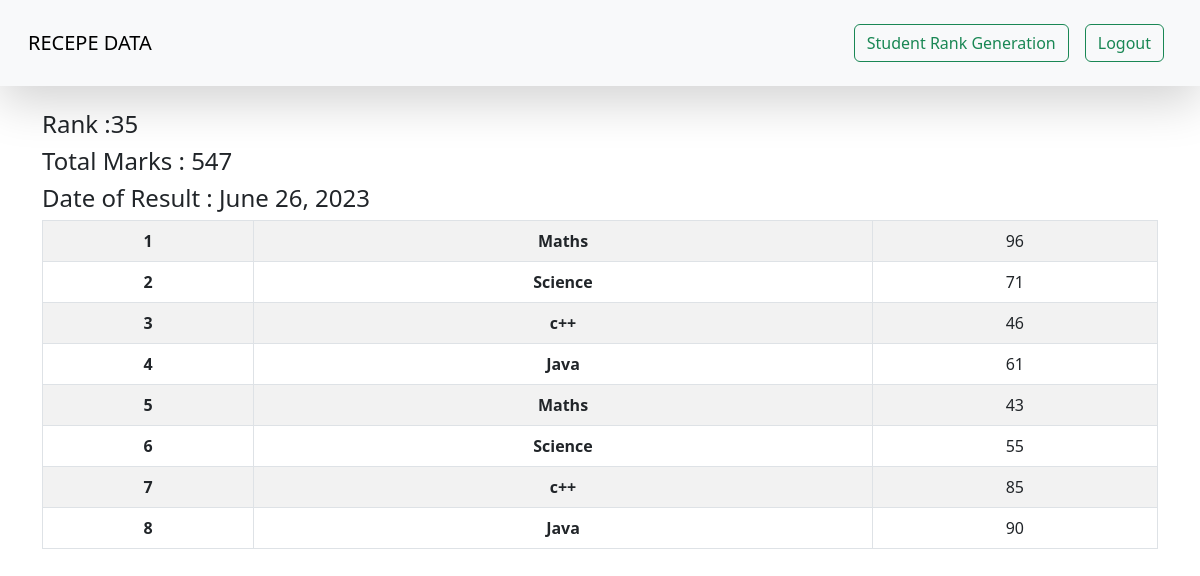
Page /see_marks/STU-0820 (signed in) on the committed database.
### vege/models.py (models this page shows, shortened)
class Subject_marks(models.Model):
    student=models.ForeignKey(Student,related_name='studentmarks',on_delete=models.CASCADE)
    subject=models.ForeignKey(Subject,on_delete=models.CASCADE)
    marks=models.IntegerField(default=0)
    class meta:
        unique_together=['student','subject']

class Student(models.Model):
    department=models.ForeignKey(Department,related_name='depart',on_delete=models.CASCADE)
    student_id=models.OneToOneField(StudentId,related_name='studentid',on_delete=models.CASCADE)
    student_name=models.CharField(max_length=100)
    student_email=models.EmailField(unique=True)
    student_age=models.IntegerField(default=10)
    student_address=models.TextField()
    class meta:
        ordering=['student_name']
        verbose_name='student'

class ReportCard(models.Model):
    student=models.ForeignKey(Student,related_name="studentreportcard",on_delete=models.CASCADE)
    student_rank=models.IntegerField()
    data_of_reportcard_generation=models.DateField(auto_now_add=True)
    class meta:
        unique_together=['student_rank','data_of_reportcard_generation']

class Subject(models.Model):
    subject_name=models.CharField(max_length=100)

### vege/views.py (the view)
# urls.py: path("see_marks/<student_id>", views.see_marks, name="see_marks"),
@login_required(login_url='/login/')
def see_marks(request,student_id):
    queryset=Subject_marks.objects.filter(student__student_id__student_id=student_id)
    total_marks=queryset.aggregate(total_marks=Sum('marks'))
    return render(request,'report/see_marks.html',{'queryset':queryset,'total_marks':total_marks})

### vege/templates/report/see_marks.html
{% extends 'base.html' %}
{% block start %}
    <div class="container">
        <h4>Rank :{{queryset.first.student.studentreportcard.first.student_rank}} </h4>
        <h4>Total Marks : {{total_marks.total_marks}}</h4>
        <h4>Date of Result : {{queryset.first.student.studentreportcard.first.data_of_reportcard_generation}}</h4>
        <table class="table  table-striped table-bordered text-center">
            <tbody>
                {% for marks in  queryset %}
                    <tr>
                        <th scope="row">{{forloop.counter}}</th>
                        <td>
                           <b>{{marks.subject.subject_name}}</b> </td>
                        <td>{{marks.marks}}</td>
                    </tr>
                {% endfor %}
                </tbody>
          </table>
    </div>
{% endblock start %}

### rows in the picture
Subject_marks: first.student.studentreportcard.first.student_rank "35", first.student.studentreportcard.first.data_of_reportcard_generation "June 26, 2023", subject.subject_name "Maths", marks "96"
Subject_marks: subject.subject_name "Science", marks "71"
Subject_marks: subject.subject_name "c++", marks "46"
Subject_marks: subject.subject_name "Java", marks "61"
Subject_marks: subject.subject_name "Maths", marks "43"
Subject_marks: subject.subject_name "Science", marks "55"
Subject_marks: subject.subject_name "c++", marks "85"
Subject_marks: subject.subject_name "Java", marks "90"

### other values in the picture
{{ total_marks.total_marks }} "547"
